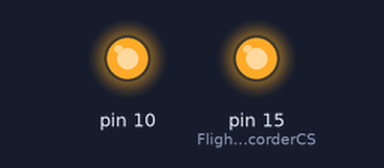
A sketch run on a simulated Arduino Uno, built with avr-gcc and run on an emulated ATmega328P. Parts: output pins drawn as LEDs (lit = HIGH). What the sketch prints to the serial monitor is not drawn.

Above: at 0.6 s.
Timing chart, 0 to 2.1 s (numbered marks = the images above):
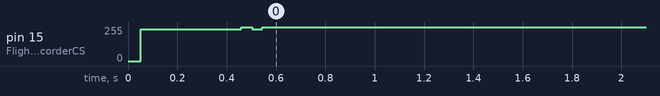

Measured:
- by itself, pin 15 (FlightRecorderCS): 240/255 → 255/255 at 0.46 s

The sketch:

v0.3.3_Time_Write_Again.ino
```cpp
#include <SPI.h>

#define FlightRecorderCS 15

uint8_t data[256];
uint32_t timeFrom;
uint32_t page;
uint16_t offSet;

struct RecordStruct {
  uint32_t timeFromStart;
  byte State;
  uint16_t Altitude;
  float Longitude;
  float Latitude;
  byte hours;
  byte minutes;
  byte seconds;
};

RecordStruct RecordData;


void setup(){

  RecordData.timeFromStart = 11231;
  RecordData.State = 'a';
  RecordData.Altitude = 124;
  RecordData.Longitude = 55.231412;
  RecordData.Latitude = 45.024123;
  RecordData.hours = 18;
  RecordData.minutes = 53;
  RecordData.seconds = 21;

  pinMode(FlightRecorderCS, OUTPUT);
  Serial.begin(9600);
  Serial.println("Start:");
  SPI.begin();

  W25Q_WriteRecordStruct(0,0,RecordData);
  W25Q_WriteRecordStruct(1,0,RecordData);
  W25Q_WriteRecordStruct(2,0,RecordData);
  dispRecordStruct(W25Q_ReadRecordStruct(0,0));
  dispRecordStruct(W25Q_ReadRecordStruct(1,0));
  dispRecordStruct(W25Q_ReadRecordStruct(2,0));

  page = 0;
  offSet = 0;

//  W25Q_Erase_Sector(0);
/*
  W25Q_Write_Single_32B(page, offSet, 0xDDCCBBAA);
  Serial.println(W25Q_Read_Single_32B(page, offSet), HEX);
*/
/*
  for(int page = 0; page < 2; page++){
    W25Q_Read (page,0, 256, data);
    Serial.print("Page: ");
    Serial.print(page);
    Serial.println("; Data:");
    for(int i = 0; i<256; i++){
      Serial.print("data[");
      Serial.print(i);
      Serial.print("]: ");
  //    Serial.print((char)data[i]);
      Serial.print(data[i], HEX);
      Serial.println(" ;");

    }
  }
*/

/*
    while(page<3){
      Serial.print("Time: ");
      Serial.print(W25Q_Read_Single_32B(page, offSet));
      Serial.println(";");
      offSet = offSet + 4;
      if(offSet>255){
        offSet = 256 - offSet;
        page++;
      }
    }
*/
}


void loop(){
/*
  if (millis() - timeFrom >= 100){
    timeFrom = millis();
    Serial.print("Time: ");
    Serial.print(timeFrom);
    Serial.print("; ");
    W25Q_Write_Single_32B(page, offSet, timeFrom);
    Serial.print(W25Q_Read_Single_32B(page, offSet));
    Serial.println(";");
    offSet = offSet + 4;
    if(offSet>255){
      offSet = 256 - offSet;
      page++;
    }
  }
*/
}


void W25Q_Reset(void){
  uint8_t tData[2];
  tData[0] = 0x66;  // Comand: "Enable Reset"
  tData[1] = 0x99;  // Comand: "Reset"
  SPISettings mySet(100000, MSBFIRST, SPI_MODE0);
  SPI.beginTransaction(mySet);
  digitalWrite(FlightRecorderCS, 0);
  SPI.transfer(tData, 2);
  digitalWrite(FlightRecorderCS, 1);
  SPI.endTransaction();
  delay(200);
}


// startPage is the page number where we want to start the Read fro. It can vary between 0 to 16383 (NUM_BLOCKS*256)-1. NUM_BLOCKS = 64.
// offset is the offset in the start page. It can vary between 0 to 255, since there are 256 bytes in a page.
// size is the amount of data we want to read (in Bytes).
// rData is the pointer to the array where the received data will be stored.
void W25Q_Read (uint32_t startPage, uint8_t offset, uint32_t size, uint8_t *rData){
  uint8_t tData[4];
  uint32_t memAddr = (startPage*256) + offset;
  tData[0] = 0x03;                // enable Read
  tData[1] = (memAddr>>16)&0xFF;  // MSB of the memory Address. ">> 16" выделяет 1 байт
  tData[2] = (memAddr>>8)&0xFF;
  tData[3] = (memAddr)&0xFF;      // LSB of the memory Address
  SPISettings mySet(100000, MSBFIRST, SPI_MODE0);
  SPI.beginTransaction(mySet);
  digitalWrite(FlightRecorderCS, 0);
  SPI.transfer(tData, 4);
  for (uint32_t i=0; i<size; i++) {
    rData[i] = SPI.transfer(0);
  }
  digitalWrite(FlightRecorderCS, 1);
  SPI.endTransaction();
  delay(5);
}


void W25Q_WriteEnable(void){
  uint8_t tData = 0x06;
  SPISettings mySet(100000, MSBFIRST, SPI_MODE0);
  SPI.beginTransaction(mySet);
  digitalWrite(FlightRecorderCS, 0);
  SPI.transfer(tData);
  digitalWrite(FlightRecorderCS, 1);
  SPI.endTransaction();
  delay(5);
}


void W25Q_WriteDisable(void){
  uint8_t tData = 0x04;
  SPISettings mySet(100000, MSBFIRST, SPI_MODE0);
  SPI.beginTransaction(mySet);
  digitalWrite(FlightRecorderCS, 0);
  SPI.transfer(tData);
  digitalWrite(FlightRecorderCS, 1);
  SPI.endTransaction();
  delay(5);
}

// sector = 4 KB or 16 pages
void W25Q_Erase_Sector (uint16_t numsector){
  uint8_t tData[4];
  uint32_t memAddr = numsector*16*256;   // Each sector contains 16 pages * 256 bytes
  W25Q_WriteEnable();
  tData[0] = 0x20;  // Erase sector
  tData[1] = (memAddr>>16)&0xFF;  // MSB of the memory Address
  tData[2] = (memAddr>>8)&0xFF;
  tData[3] = (memAddr)&0xFF; // LSB of the memory Address
  SPISettings mySet(100000, MSBFIRST, SPI_MODE0);
  SPI.beginTransaction(mySet);
  digitalWrite(FlightRecorderCS, 0);
  SPI.transfer(tData, 4);
  digitalWrite(FlightRecorderCS, 1);
  SPI.endTransaction();
  delay(500);
  W25Q_WriteDisable();
}


uint32_t bytestowrite (uint32_t size, uint16_t offset)
{
  if ((size+offset)<256) return size;
  else return 256-offset;
}


// !!! Pages or sectors were cleaned before writing data, and hence any previous data in the page was lost
// page is the start page, where the write will start from.
// offset is the offset on the first page. This can vary between 0 to 255.
// size is the size of data we want to write.
// data is the pointer to the data that we want to write.
void W25Q_Write_Page (uint32_t page, uint16_t offset, uint32_t size, uint8_t *data){
  uint8_t tData[266];
  uint32_t startPage = page;
  uint32_t endPage  = startPage + ((size+offset-1)/256);
  uint32_t numPages = endPage-startPage+1;
  // Erase the sectors
  uint16_t startSector  = startPage/16;
  uint16_t endSector  = endPage/16;
  uint16_t numSectors = endSector-startSector+1;
  for (uint16_t i=0; i<numSectors; i++){
    W25Q_Erase_Sector(startSector++);
  }

  uint32_t dataPosition = 0;
  // write the data
  for (uint32_t i=0; i<numPages; i++){
    uint32_t memAddr = (startPage*256)+offset;
    uint16_t bytesremaining  = bytestowrite(size, offset);
    W25Q_WriteEnable();
    uint32_t indx = 0;
    tData[0] = 0x02;  // page program
    tData[1] = (memAddr>>16)&0xFF;  // MSB of the memory Address
    tData[2] = (memAddr>>8)&0xFF;
    tData[3] = (memAddr)&0xFF; // LSB of the memory Address
    indx = 4;
    uint16_t bytestosend  = bytesremaining + indx;
    for (uint16_t i=0; i<bytesremaining; i++){
      tData[indx++] = data[i+dataPosition];
    }
    SPISettings mySet(100000, MSBFIRST, SPI_MODE0);
    SPI.beginTransaction(mySet);
    digitalWrite(FlightRecorderCS, 0);
    SPI.transfer(tData, bytestosend);
    digitalWrite(FlightRecorderCS, 1);
    SPI.endTransaction();
    startPage++;
    offset = 0;
    size = size-bytesremaining;
    dataPosition = dataPosition+bytesremaining;
    delay(5);
    W25Q_WriteDisable();
  }
}


// The W25Q_Write function will be used to update the data. It takes the following parameters
// page is the start page, where the write will start from.
// offset is the offset on the first page. This can vary between 0 to 255.
// size is the size of data we want to write.
// data is the pointer to the data that we want to write.
void W25Q_Write (uint32_t page, uint16_t offset, uint32_t size, uint8_t *data){
  uint16_t startSector  = page/16;
  uint16_t endSector  = (page + ((size+offset-1)/256))/16;
  uint16_t numSectors = endSector-startSector+1;
  uint8_t previousData[4096];
  uint32_t sectorOffset = ((page%16)*256)+offset;
  uint32_t dataindx = 0;
  for (uint16_t i=0; i<numSectors; i++){
    uint32_t startPage = startSector*16;
    W25Q_Read(startPage, 0, 4096, previousData);
    uint16_t bytesRemaining = bytestowrite(size, sectorOffset);
    for (uint16_t i=0; i<bytesRemaining; i++){
      previousData[i+sectorOffset] = data[i+dataindx];
    }
    W25Q_Write_Page(startPage, 0, 4096, previousData);
    startSector++;
    sectorOffset = 0;
    dataindx = dataindx+bytesRemaining;
    size = size-bytesRemaining;
  }
}


uint8_t W25Q_ReadByte (uint32_t page, uint16_t offset){
  uint32_t memAddr = (page*256)+offset;
  uint8_t tData[4];
  tData[0] = 0x03;                // enable Read
  tData[1] = (memAddr>>16)&0xFF;  // MSB of the memory Address. ">> 16" выделяет 1 байт
  tData[2] = (memAddr>>8)&0xFF;
  tData[3] = (memAddr)&0xFF;      // LSB of the memory Address
  SPISettings mySet(100000, MSBFIRST, SPI_MODE0);
  SPI.beginTransaction(mySet);
  digitalWrite(FlightRecorderCS, 0);
  SPI.transfer(tData, 4);
  uint8_t data = SPI.transfer(0);
  digitalWrite(FlightRecorderCS, 1);
  SPI.endTransaction();
  delay(5);
  return data;
}

void W25Q_WriteByte (uint32_t page, uint16_t offset, uint8_t data){
  uint8_t tData[5];
  uint32_t Addr = (page*256)+offset;
  tData[0] = 0x02;  // page program
  tData[1] = (Addr>>16)&0xFF;  // MSB of the memory Address
  tData[2] = (Addr>>8)&0xFF;
  tData[3] = (Addr)&0xFF; // LSB of the memory Address
  tData[4] = data;
  if (W25Q_ReadByte(page, offset) == 0xFF){
    W25Q_WriteEnable();
    digitalWrite(FlightRecorderCS, 0);
    SPI.transfer(tData, 5);
    digitalWrite(FlightRecorderCS, 1);
    delay(5);
    W25Q_WriteDisable();
  }
}


void FloatToByte(uint8_t *ftoa_bytes_temp,float float_variable){
  union{
    float a;
    uint8_t bytes[4];
  } thing;

  thing.a = float_variable;
  for (uint8_t i = 0; i < 4; i++){
    ftoa_bytes_temp[i] = thing.bytes[i];
  }
}


float ByteToFloat(uint8_t * ftoa_bytes_temp){
  union {
    float a;
    uint8_t bytes[4];
  } thing;

  for (uint8_t i = 0; i < 4; i++) {
    thing.bytes[i] = ftoa_bytes_temp[i];
  }
  float float_variable =  thing.a;
  return float_variable;
}


void W25Q_Write_Float (uint32_t page, uint16_t offset, float data){
  uint8_t tempBytes[4];
  FloatToByte(tempBytes, data);
  for(int i = 0; i < 4; i++){
    W25Q_WriteByte( page, offset+i, tempBytes[i]);
  }
}


float W25Q_Read_Float (uint32_t page, uint16_t offset){
  uint8_t rData[4];
  W25Q_Read(page, offset, 4, rData);
  return (ByteToFloat(rData));
}


void uint32ToByte(uint8_t *ftoa_bytes_temp, uint32_t uint32_variable){
  union{
    uint32_t a;
    uint8_t bytes[4];
  } thing;

  thing.a = uint32_variable;
  for (uint8_t i = 0; i < 4; i++){
    ftoa_bytes_temp[i] = thing.bytes[i];
  }
}

uint32_t ByteToUint32(uint8_t * ftoa_bytes_temp){
  union {
    uint32_t a;
    uint8_t bytes[4];
  } thing;
  for (uint8_t i = 0; i < 4; i++) {
    thing.bytes[i] = ftoa_bytes_temp[i];
  }
  uint32_t uint32_variable =  thing.a;
  return uint32_variable;
}


void W25Q_Write_Single_32B (uint32_t page, uint16_t offset, uint32_t data){
  uint8_t tempBytes[4];
  uint32ToByte(tempBytes, data);
  for(int i = 0; i < 4; i++){
    W25Q_WriteByte( page, offset+i, tempBytes[i]);
  }
}


uint32_t W25Q_Read_Single_32B (uint32_t page, uint16_t offset){
  uint8_t rData[4];
  W25Q_Read(page, offset, 4, rData);
  return (ByteToUint32(rData));
}

uint32_t W25Q_Page(uint32_t Addr){
  return Addr/256;
}

uint32_t W25Q_OffSet(uint32_t Addr){
  return Addr - W25Q_Page(Addr)*256;
}

void W25Q_WriteRecordStruct(uint32_t page, uint16_t offset, RecordStruct str){
  W25Q_Write_Single_32B(page, offset, str.timeFromStart);
  uint32_t Addr = (page*256)+offset + 4;
  page = W25Q_Page(Addr);
  offset = W25Q_OffSet(Addr);
  W25Q_WriteByte(page, offset, str.State);
  Addr = (page*256)+offset + 1;
  page = W25Q_Page(Addr);
  offset = W25Q_OffSet(Addr);
  union{
    uint16_t a;
    uint8_t bytes[4];
  } thing;
  thing.a = str.Altitude;
  W25Q_WriteByte(page, offset, thing.bytes[0]);
  Addr = (page*256)+offset + 1;
  page = W25Q_Page(Addr);
  offset = W25Q_OffSet(Addr);
  W25Q_WriteByte(page, offset, thing.bytes[1]);
  Addr = (page*256)+offset + 1;
  page = W25Q_Page(Addr);
  offset = W25Q_OffSet(Addr);
  W25Q_Write_Float(page, offset, str.Longitude);
  Addr = (page*256)+offset + 4;
  page = W25Q_Page(Addr);
  offset = W25Q_OffSet(Addr);
  W25Q_Write_Float(page, offset, str.Latitude);
  Addr = (page*256)+offset + 4;
  page = W25Q_Page(Addr);
  offset = W25Q_OffSet(Addr);
  W25Q_WriteByte(page, offset, str.hours);
  Addr = (page*256)+offset + 1;
  page = W25Q_Page(Addr);
  offset = W25Q_OffSet(Addr);
  W25Q_WriteByte(page, offset, str.minutes);
  Addr = (page*256)+offset + 1;
  page = W25Q_Page(Addr);
  offset = W25Q_OffSet(Addr);
  W25Q_WriteByte(page, offset, str.seconds);
}

RecordStruct W25Q_ReadRecordStruct(uint32_t page, uint16_t offset){
  RecordStruct str;
  str.timeFromStart = W25Q_Read_Single_32B(page, offset);
  uint32_t Addr = (page*256)+offset + 4;
  page = W25Q_Page(Addr);
  offset = W25Q_OffSet(Addr);
  str.State = W25Q_ReadByte(page, offset);
  Addr = (page*256)+offset + 1;
  page = W25Q_Page(Addr);
  offset = W25Q_OffSet(Addr);
  union{
    uint16_t a;
    uint8_t bytes[4];
  } thing;
  thing.bytes[0] = W25Q_ReadByte(page, offset);
  Addr = (page*256)+offset + 1;
  page = W25Q_Page(Addr);
  offset = W25Q_OffSet(Addr);
  thing.bytes[1] = W25Q_ReadByte(page, offset);
  str.Altitude = thing.a;
  Addr = (page*256)+offset + 1;
  page = W25Q_Page(Addr);
  offset = W25Q_OffSet(Addr);
  str.Longitude = W25Q_Read_Float(page, offset);
  Addr = (page*256)+offset + 4;
  page = W25Q_Page(Addr);
  offset = W25Q_OffSet(Addr);
  str.Latitude = W25Q_Read_Float(page, offset);
  Addr = (page*256)+offset + 4;
  page = W25Q_Page(Addr);
  offset = W25Q_OffSet(Addr);
  str.hours = W25Q_ReadByte(page, offset);
  Addr = (page*256)+offset + 1;
  page = W25Q_Page(Addr);
  offset = W25Q_OffSet(Addr);
  str.minutes = W25Q_ReadByte(page, offset);
  Addr = (page*256)+offset + 1;
  page = W25Q_Page(Addr);
  offset = W25Q_OffSet(Addr);
  str.seconds = W25Q_ReadByte(page, offset);
  return str;
}


void dispRecordStruct(RecordStruct str){
  Serial.print("Time: ");
  Serial.print(str.timeFromStart);
  Serial.print("; ");
  Serial.print("State: ");
  Serial.print((char)str.State);
  Serial.print("; ");
  Serial.print("Altitude: ");
  Serial.print(str.Altitude);
  Serial.print("; ");
  Serial.print("Longitude: ");
  Serial.print(str.Longitude, 6);
  Serial.print("; ");
  Serial.print("Latitude: ");
  Serial.print(str.Latitude, 6);
  Serial.print("; ");

  if (str.hours < 10) Serial.print(F("0"));
  Serial.print(str.hours);
  Serial.print(":");
  if (str.minutes < 10) Serial.print(F("0"));
  Serial.print(str.minutes);
  Serial.print(":");
  if (str.seconds < 10) Serial.print(F("0"));
  Serial.print(str.seconds);

  Serial.println("; ");
}
```
